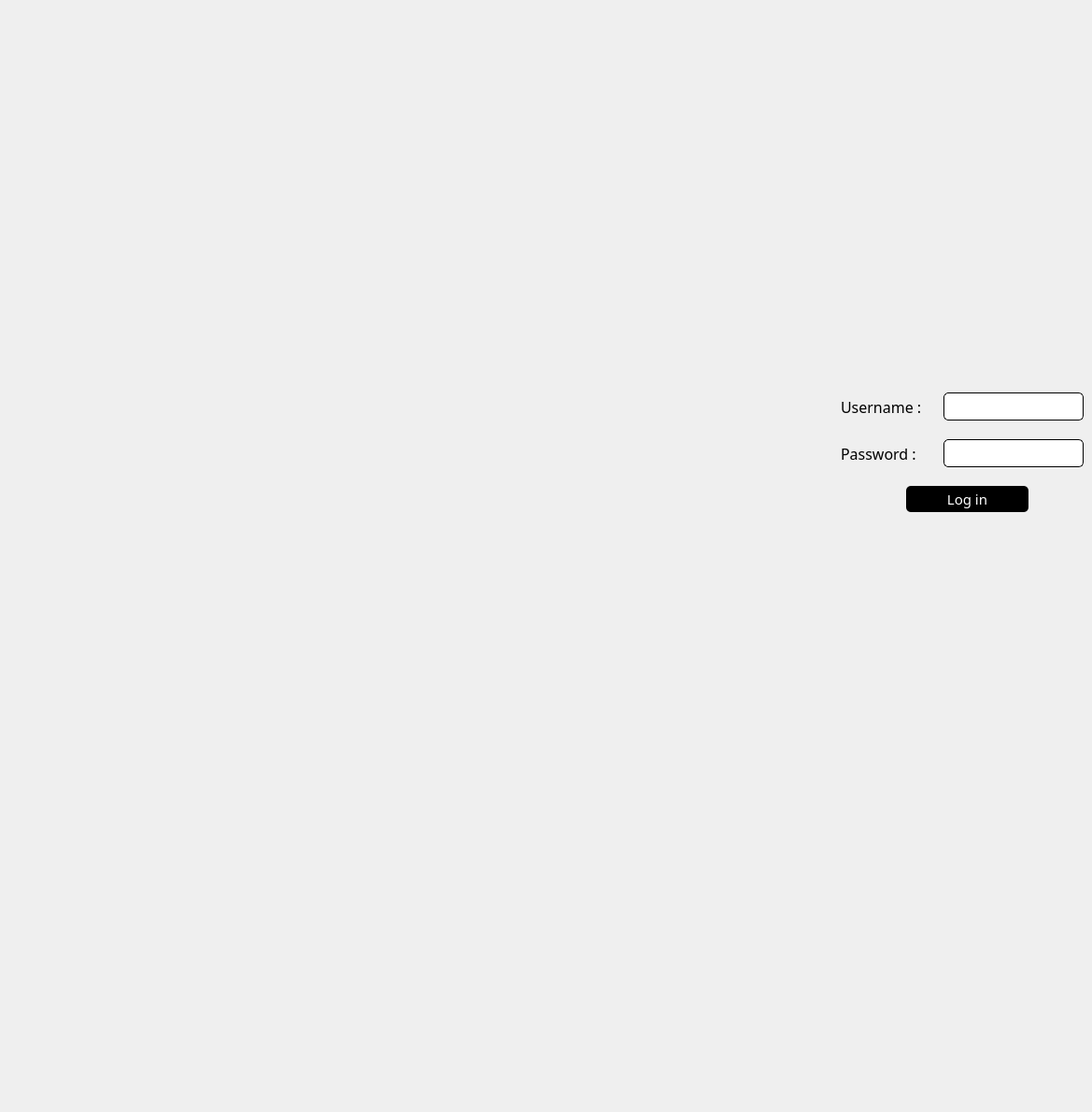
    <widget class="QWidget" name="tab_Accueil">
     <attribute name="title">
      <string>Log in</string>
     </attribute>
     <widget class="QLabel" name="backgroundAccueil">
      <property name="geometry">
       <rect>
        <x>0</x>
        <y>-350</y>
        <width>751</width>
        <height>1181</height>
       </rect>
      </property>
      <property name="font">
       <font>
        <pointsize>1</pointsize>
       </font>
      </property>
      <property name="text">
       <string/>
      </property>
      <property name="pixmap">
       <pixmap resource="ressources.qrc">:/ressources/Plan de travail 35.png</pixmap>
      </property>
     </widget>
     <widget class="QLabel" name="label">
      <property name="geometry">
       <rect>
        <x>930</x>
        <y>170</y>
        <width>201</width>
        <height>211</height>
       </rect>
      </property>
      <property name="text">
       <string/>
      </property>
      <property name="pixmap">
       <pixmap resource="ressources.qrc">:/ressources/id.png</pixmap>
      </property>
     </widget>
     <widget class="QLabel" name="texteIdentifiantAccueil">
      <property name="geometry">
       <rect>
        <x>900</x>
        <y>420</y>
        <width>91</width>
        <height>31</height>
       </rect>
      </property>
      <property name="font">
       <font>
        <family>Calibri Light</family>
        <pointsize>12</pointsize>
        <italic>false</italic>
        <underline>false</underline>
       </font>
      </property>
      <property name="text">
       <string>Username :</string>
      </property>
     </widget>
     <widget class="QLineEdit" name="identifiantAccueil">
      <property name="geometry">
       <rect>
        <x>1010</x>
        <y>420</y>
        <width>150</width>
        <height>30</height>
       </rect>
      </property>
      <property name="font">
       <font>
        <family>Calibri Light</family>
        <pointsize>11</pointsize>
       </font>
      </property>
      <property name="styleSheet">
       <string notr="true">border: 1px solid black;
border-radius: 5px;</string>
      </property>
     </widget>
     <widget class="QLabel" name="texteMotDePasseAccueil">
      <property name="geometry">
       <rect>
        <x>900</x>
        <y>470</y>
        <width>91</width>
        <height>31</height>
       </rect>
      </property>
      <property name="font">
       <font>
        <family>Calibri Light</family>
        <pointsize>12</pointsize>
        <italic>false</italic>
        <underline>false</underline>
       </font>
      </property>
      <property name="text">
       <string>Password :</string>
      </property>
     </widget>
     <widget class="QLineEdit" name="motDePasseAccueil">
      <property name="geometry">
       <rect>
        <x>1010</x>
        <y>470</y>
        <width>150</width>
        <height>30</height>
       </rect>
      </property>
      <property name="font">
       <font>
        <family>Calibri Light</family>
        <pointsize>11</pointsize>
       </font>
      </property>
      <property name="styleSheet">
       <string notr="true">border: 1px solid black;
border-radius: 5px;</string>
      </property>
     </widget>
     <widget class="QPushButton" name="pushButton_acceder">
      <property name="geometry">
       <rect>
        <x>970</x>
        <y>520</y>
        <width>131</width>
        <height>28</height>
       </rect>
      </property>
      <property name="font">
       <font>
        <family>Calibri Light</family>
        <pointsize>11</pointsize>
       </font>
      </property>
      <property name="styleSheet">
       <string notr="true">border-radius: 5px;
background-color: rgb(0, 0, 0);
color: rgb(255, 255, 255);
</string>
      </property>
      <property name="text">
       <string>Log in</string>
      </property>
     </widget>
    </widget>
